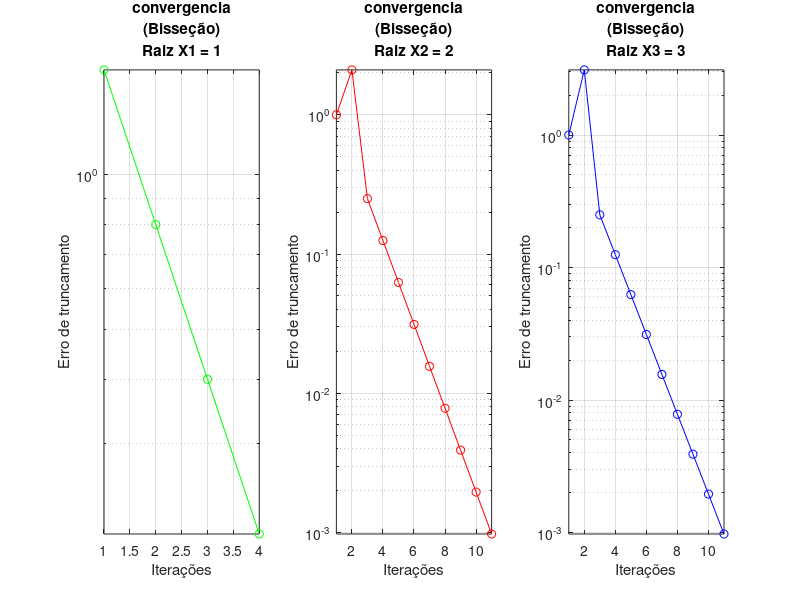

The MATLAB script that drew this image:
% INSTITUTO FEDERAL DA PARAÍBA
% CURSO SUPERIOR DE BACHARELADO EM ENGENHARIA ELÉTRICA
% CÁLCULO NUMÉRICO 2020
% EQUACÖES TRANSCENDENTES E ALGÉBRICAS
% CALCULO DE RAÍZES - MÉTODO DA BISSECAO
% EXEMPLO 3.19 PÁGINA 108 DO LIVRO-TEXTO
% AUTOR: PROF. PAULO HENRIQUE DA FONSECA SILVA
% p(x)=x^(3) - 6x^(2) + 11x - 6

% Atualizado por: Lucas Vieira Monteiro
% + Agora o programa percorre os 3 intervalos para encontrar as 3 raizes
% + Adicionado dois modos de plot

clear all, close all, clc, format short

% opt_plot controla o tipo de plot do grafico de convergencia
% 1 - Todos três gráficos no mesmo plano
% 2 - Todos três gráficos na mesma janela e separados
opt_plot = 2;


% Intervalos
la = [0 1.6 2.6];
lb = [1.6 2.6 3.6];

for i = 1: 3

  a=la(i); b = lb(i); Nmax=10; tol=1e-6;
  n=1; e(n)=b-a; xi(n)=0;
  while(n<=Nmax)
    n=n+1;

    ya=a^(3) - 6*a^(2) + 11*a - 6;
    yb=b^(3) - 6*b^(2) + 11*b - 6;

    % Ponto medio entre x = a e x = b
    xi(n)=a+(b-a)/2;

    % Calculando o novo y com base no ponto medio obtido
    yi(n)= xi(n)^(3) - 6*xi(n)^(2) + 11*xi(n) - 6;

    % Verificando se o novo y é igual a zero
    % Verificando se o novo ponto medio é raiz
    if (yi(n)==0)
      e(n)=abs(xi(n)-xi(n-1));
      break;
    endif

    % Verificando se as imagens dos extremos do intervalo xa e x_medio são
    % negativos, se sim substitua o xb pelo ponto medio
    % se não, substitua o xa pelo ponto medio
    if (ya*yi(n)<0)
      b=xi(n);
     else
      a=xi(n);
     end

    e(n)=abs(xi(n)-xi(n-1));
    if (e(n) < tol), break; endif

  endwhile

% adicionar a raiz encontrada a lista de raizes
raizes(i) = xi(n);
iteracoes(i) = n;
% a variavel "erros" é um cell array, cada indice de erros comporta um vetor de comprimento "n"
% por esse motivo uma matriz normal não pode ser utilizada
erros(i) = {e};

N=0:n - 3;
disp('       N        XN      F(XN)       E')
disp([N' xi(3:n)' yi(3:n)' e(3:n)'])

endfor



dom1 = 1:iteracoes(1);
dom2 = 1:iteracoes(2);
dom3 = 1:iteracoes(3);

if (opt_plot == 1)

  % Exibição do gráfico

  semilogy(dom1,erros{1},'g-',dom1,erros{1},'go',dom2,erros{2},'r-',dom2,erros{2},'ro',dom3,erros{3},'b-',dom3,erros{3},'bo')
  xlabel('Iterações')
  ylabel('Erro de truncamento')
  title('Gráfico de convergencia(Bisseção)')
  legend( "Raiz 1","Raiz 1","Raiz 2","Raiz 2","Raiz 3","Raiz 3")
  axis([1 n min(e) max(e)])
  grid on

elseif(opt_plot == 2)
  subplot (1, 3, 1);
  semilogy(dom1,erros{1},'g-',dom1,erros{1},'go')
  xlabel('Iterações')
  ylabel('Erro de truncamento')
  title (sprintf ("convergencia\n(Bisseção)\nRaiz X1 = %d", 1));
  axis([1 iteracoes(1) min(erros{1}) max(erros{1})])
  grid on

  subplot (1, 3, 2);
  semilogy(dom2,erros{2},'r-',dom2,erros{2},'ro')
  xlabel('Iterações')
  ylabel('Erro de truncamento')
  title (sprintf ("convergencia\n(Bisseção)\nRaiz X2 = %d", 2));
  axis([1 iteracoes(2) min(erros{2}) max(erros{2})])
  grid on

  subplot (1, 3, 3);
  semilogy(dom3,erros{3},'b-',dom3,erros{3},'bo')
  xlabel('Iterações')
  ylabel('Erro de truncamento')
  title (sprintf ("convergencia\n(Bisseção)\nRaiz X3 = %d", 3));
  axis([1 iteracoes(3) min(erros{3}) max(erros{3})])
  grid on

endif

